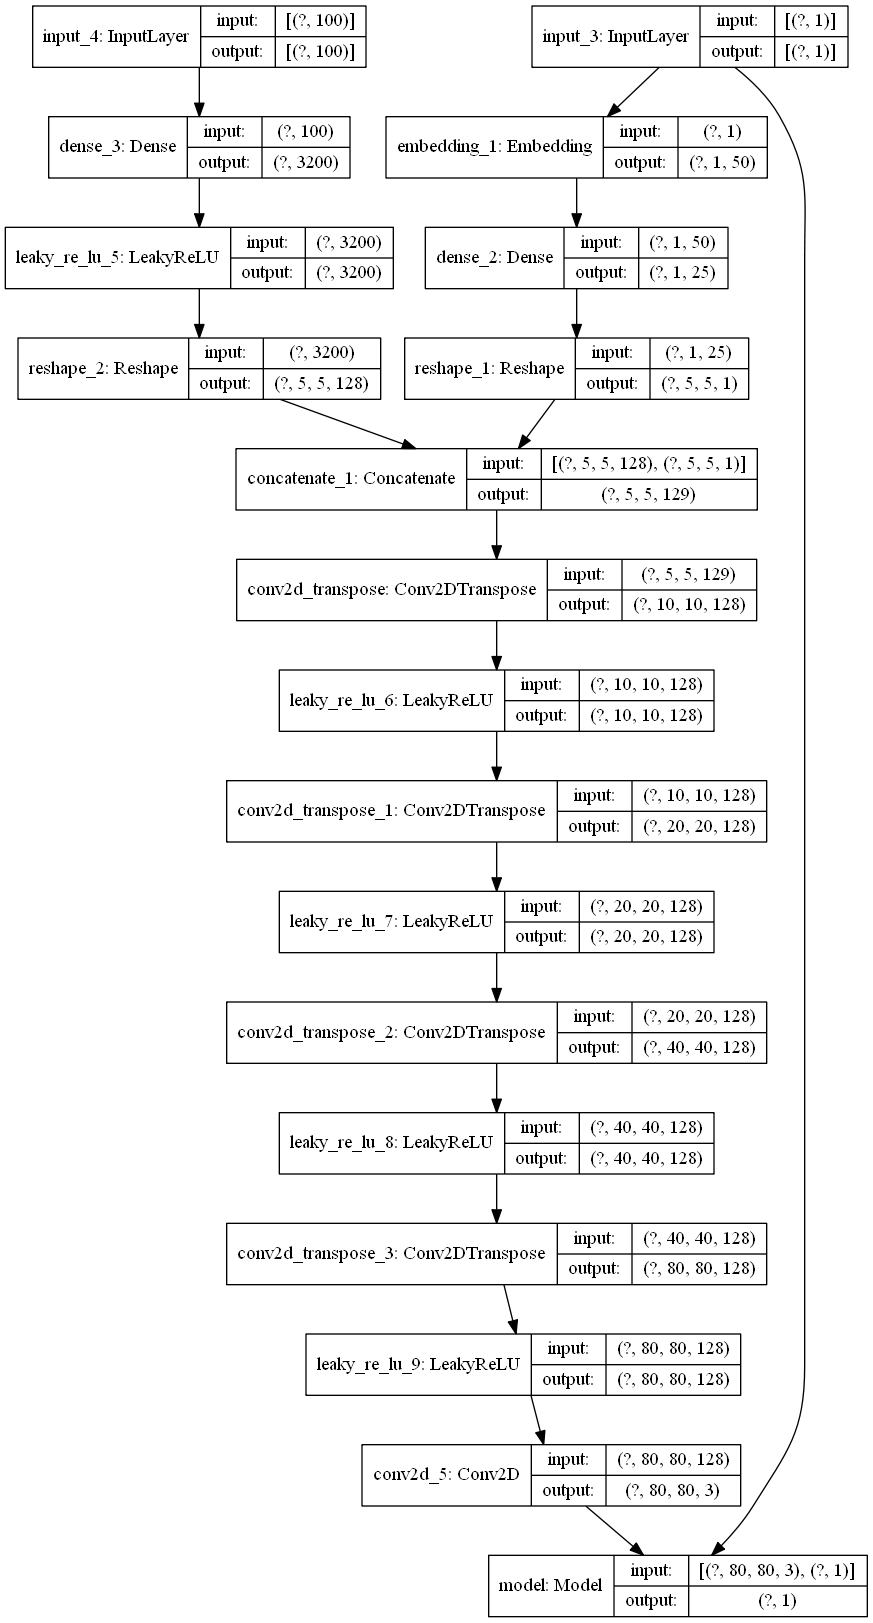

Reproduce this figure in Python.
'''
Created on Jan 17, 2020

@author: miim
'''
import numpy as np
from numpy.random import randn,randint
from numpy import ones,zeros
from numpy import asarray

from tensorflow.keras.models import Sequential
from tensorflow.keras.optimizers import Adam
from tensorflow.keras.models import Model
from tensorflow.keras.layers import Concatenate,Dropout,LeakyReLU,Reshape,Flatten, BatchNormalization
from tensorflow.keras.layers import Input,Dense,Embedding,Conv2D,Conv2DTranspose
from tensorflow.keras.utils import plot_model
from tensorflow.keras.initializers import RandomNormal 
from tensorflow import ones_like, zeros_like
import tensorflow as tf

from DinoGen.ImageUtils import load_samples,load_labels
from matplotlib import pyplot
import math

LATENT_DIM = 100
INPUT_SIZE = (80,80,3)
GEN_FILTER_SIZE = 3
GEN_LEAKY_ALPHA = 0.2
PATCH_SIZE = 128
RGB = True
EMBEDDING_COUNT = 400

USE_MSE = False

def get_patch_samples(dataset, patchindex, patchSize):
    images, labels = dataset
    start = (patchindex - 1) * patchSize
    end = patchindex * patchSize  - 1
    if end > images.shape[0] :
        end = images.shape[0]
    X = images[start:end]
    X_labels = labels[start:end]
    # real label ==> 1
    y = ones((X.shape[0],1))
    return [X, X_labels], y

# select real samples
def generate_real_samples(dataset, n_samples):
    images, labels = dataset
    # choose random instances
    ix = randint(0, images.shape[0], n_samples)
    # retrieve selected images
    X = images[ix]
    X_labels = labels[ix]
    # generate 'real' class labels (1)
    y = ones((n_samples, 1))
    return [X,labels], y

def generate_latent_input(latentDim, count, labels_count=80):
    X = randn(latentDim * count)
    X = X.reshape((count,latentDim))
    X = X.astype('float32')
    X_labels = randint(0,labels_count,count)
    return [X,X_labels]

def create_generated_samples(generator, latentDim, count,labels_count):
    X, X_labels = generate_latent_input(latentDim, count,labels_count)
    gen_images = generator.predict([X,X_labels])
    # labels here will be fake ==> 0
    y = zeros((count,1))
    return [gen_images,X_labels], y

DISC_DROPOUT = 0.4
DISC_FILTER_SIZE = 5
DISC_LEAKY_ALPHA = 0.2 

init = RandomNormal(stddev=0.02)
def createDiscConvLayer(prev):
    newLayer = Conv2D(128,
                      (DISC_FILTER_SIZE,DISC_FILTER_SIZE),
                      strides=(2, 2),
                      padding='same',
                      kernel_initializer=init)(prev)
    newLayer = LeakyReLU(alpha=DISC_LEAKY_ALPHA)(newLayer)
    return newLayer
    
# the discriminator 
def create_discriminator(input_shape=INPUT_SIZE, nLabels=80):
    print("Creating Discriminator")
    # we have 2 inputs, one for image and one for labels
    in_labels = Input(shape=(1))
    in_image = Input(shape=input_shape)
    # now we need to encode the label and shape like an extra channel
    label = Embedding(nLabels,EMBEDDING_COUNT )(in_labels)
    nodes_count = input_shape[0] * input_shape[1]
    label = Dense(nodes_count)(label)
    label = Reshape((input_shape[0],input_shape[1],1))(label)
    # add the encoded label as a channel to the image input
    image_and_label = Concatenate()([in_image,label])
    
    # the rest is our typical discrimonator
    feature_extractor = Conv2D(40,
                               (DISC_FILTER_SIZE,DISC_FILTER_SIZE),
                               padding='same',
                               kernel_initializer=init)(image_and_label)                    
    feature_extractor = LeakyReLU(alpha=DISC_LEAKY_ALPHA)(feature_extractor)
    # down sample to 80 X 80
    #feature_extractor = createDiscConvLayer(feature_extractor)
    # down sample to 40 X 40
    feature_extractor = createDiscConvLayer(feature_extractor)
    # down sample to 20 X 20
    feature_extractor = createDiscConvLayer(feature_extractor)
    # down sample to 10 X 10
    feature_extractor = createDiscConvLayer(feature_extractor)
    # down sample to 5 X 5
    feature_extractor = createDiscConvLayer(feature_extractor)

    feature_extractor = Flatten()(feature_extractor)
    feature_extractor = Dropout(DISC_DROPOUT)(feature_extractor)
    
    activation = 'sigmoid'
    loss= 'binary_crossentropy'
    if USE_MSE : 
        activation = "linear"
        loss = 'mse'
        
    output_layer = Dense(1, activation=activation)(feature_extractor)
    
    # create the model
    model = Model([in_image,in_labels], output_layer)
    # compile model
    opt = Adam(lr=0.0002, beta_1=0.5)
    model.compile(loss=loss, optimizer=opt, metrics=['accuracy'])
    print("Created Discriminator")
    model.summary()
    plot_model(model,to_file="discriminator.png", show_shapes=True)
    return model

def addGenConvTransPoseLayer(prev):
    newLayer =Conv2DTranspose(128,
                              (4,4),
                              strides=(2,2),
                              padding='same',
                              #use_bias = False,
                              kernel_initializer=init)(prev)
    #newLayer = BatchNormalization()(newLayer)
    newLayer = LeakyReLU(alpha=0.2)(newLayer)
    return newLayer
    

def create_generator(latent_dim = LATENT_DIM,nLabels=80):
    BASE_IMAGE_DIM = 5;
    print("Creating Genertor")
    #we have 2 inputs,the latent space vector, and the label
    input_label = Input(shape=(1))
    input_lat = Input(shape=(latent_dim))
    #encode the label to be like extra channel for latent space
    label = Embedding(nLabels,int(latent_dim/2))(input_label)
    label = Dense(BASE_IMAGE_DIM*BASE_IMAGE_DIM)(label)
    label = Reshape((BASE_IMAGE_DIM,BASE_IMAGE_DIM,1))(label)
    
    # base for BASE_IMAGE_DIM*BASE_IMAGE_DIM image
    n_nodes = 128 * BASE_IMAGE_DIM * BASE_IMAGE_DIM
    lat_space = Dense(n_nodes)(input_lat)
    lat_space = LeakyReLU(alpha=0.2)(lat_space)
    lat_space = Reshape((BASE_IMAGE_DIM, BASE_IMAGE_DIM, 128))(lat_space)
    #add the label as another filter output
    generator = Concatenate()([lat_space,label])
    
    # up sacle to 10 * 10
    generator = addGenConvTransPoseLayer(generator)
    # upsample to 20*20
    generator = addGenConvTransPoseLayer(generator)
    # upsample to 40*40
    generator = addGenConvTransPoseLayer(generator)
    # upsample to 80*80
    generator = addGenConvTransPoseLayer(generator)
    # upsample to 160*160
    #generator = addGenConvTransPoseLayer(model)
    # output layer
    output_layer = Conv2D(3,
                          (5,5),
                          activation='tanh',
                          padding='same',
                          #use_bias = False,
                          kernel_initializer=init)(generator)

    #create the model
    model = Model([input_lat,input_label], output_layer)
    print("Created Generator")
    model.summary()
    plot_model(model,to_file="generator.png", show_shapes=True)
    return model

def create_gan(generator, discriminator):
    print("Creating GAN")
    # make weights in the discriminator not trainable
    discriminator.trainable = False
    # extract the latent space and the label
    latent_space , label = generator.input
    generator_output_image = generator.output
    
    # connect the generator output image and the label to the discriminator 
    gan_output = discriminator([generator_output_image,label])
    
    #create the model
    model = Model([latent_space,label],gan_output)
    
    # compile model
    opt = Adam(lr=0.0002, beta_1=0.5)
    loss= 'binary_crossentropy'
    if USE_MSE : 
        loss = 'mse'
    model.compile(loss=loss, optimizer=opt)
    print("Created GAN")
    model.summary()
    plot_model(model,to_file="CGAN.png", show_shapes=True)
    return model


def saveSamples(samples, epoch, n=5):
    samples = (samples + 1) / 2.0
    for i in range(n * n):
        pyplot.subplot(n, n, 1 + i)
        pyplot.axis('off')
        pyplot.imshow(samples[i, :, :] )
            
    # save to file
    filename = 'generated_plot_e%04d.png' % (epoch+1)
    pyplot.savefig(filename)
    pyplot.close()

def generateSampleOutput(epoch, generator, labels_count, n_samples=10):
    X, X_labels = generate_latent_input(LATENT_DIM, n_samples*n_samples,labels_count)
    X_labels = asarray([x for _ in range(1,n_samples+1) for x in range(1,n_samples+1)])
    y = generator.predict([X,X_labels])
    # save plot
    saveSamples(y, epoch, n_samples)
    # save the generator model tile file
    filename = 'generator_model_%04d.h5' % (epoch + 1)
    generator.save(filename)



# train the generator and discriminator
def train(generator, discriminator, cgan, dataset, latent_dim,labels_count,n_epochs=12000, n_batch=128):
    batches_count = math.ceil(dataset[0].shape[0] / n_batch)
    half_batch = int(n_batch / 2)
    for i in range(n_epochs):
        # for all batches
        for j in range(batches_count):
            # get random  samples
            #[X_real,X_real_labels], y_real = generate_real_samples(dataset, half_batch)
            [X_real,X_real_labels], y_real = get_patch_samples(dataset, j+1, n_batch)
            # generate 'fake' examples
            [X_fake,X_fake_labels], y_fake = create_generated_samples(generator, latent_dim, half_batch,labels_count)
            # update discriminator model weights
            dLossReal, _ = discriminator.train_on_batch([X_real,X_real_labels], y_real)
            dLossFake, _ = discriminator.train_on_batch([X_fake,X_fake_labels], y_fake)
            # prepare points in latent space as input for the generator
            [X_gan,X_gan_labels] = generate_latent_input(latent_dim, n_batch,labels_count)
            # create inverted labels for the fake samples
            y_gan = ones((n_batch, 1))
            # update the generator via the discriminator's error
            g_loss = cgan.train_on_batch( [X_gan,X_gan_labels], y_gan)
            # summarize loss on this batch
            print('>Epoch:%d, Patch:%d/%d, dReal=%.3f, dFake=%.f g=%.3f' % (i+1, j+1, batches_count, dLossReal,dLossFake, g_loss))
        if i%10 == 0 :
            print("saving")
            generateSampleOutput(i+1,generator,labels_count,4)

dataset  = load_samples("data/102flowers/jpg/", width=80, height=80, mode="RGB")
labels, count = load_labels(file="data/102flowers/imagelabels.mat")

# lets scale data set to  -1 to 1
dataset  = (dataset - 127.5 ) / 127.5

X_train = [dataset,labels]


# create the discriminator
discriminator = create_discriminator(INPUT_SIZE,count)

# create the generator
generator = create_generator(LATENT_DIM,count)

# create the gan
gan = create_gan(generator, discriminator)


generateSampleOutput(0,generator,count,4)

# train model
train(generator, discriminator, gan, X_train, LATENT_DIM,count)

